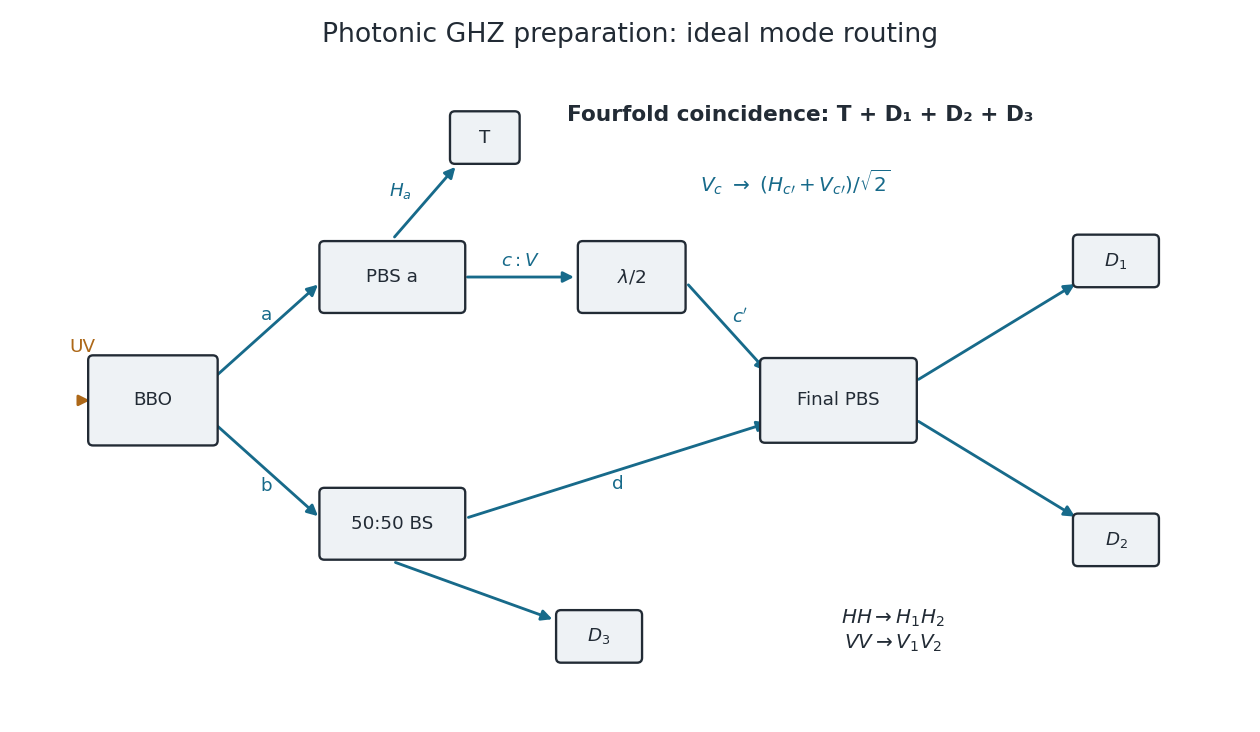

Write Python code to recreate this figure.
"""Original pedagogical mode diagram; write the PNG in the working directory."""
from pathlib import Path
import matplotlib
matplotlib.use('Agg')
import matplotlib.pyplot as plt
from matplotlib.patches import FancyArrowPatch, FancyBboxPatch

fig, ax = plt.subplots(figsize=(10.5, 6.1), dpi=120)
fig.patch.set_facecolor('white'); ax.set_facecolor('white')
ax.set(xlim=(-.7, 10.3), ylim=(-2.75, 3.05)); ax.axis('off')
blue='#176a8a'; gold='#ad6818'; ink='#222b35'
def box(x,y,text,w=1.25,h=.58):
    ax.add_patch(FancyBboxPatch((x-w/2,y-h/2),w,h,boxstyle='round,pad=.045',facecolor='#eef2f5',edgecolor=ink,lw=1.4,zorder=3))
    ax.text(x,y,text,ha='center',va='center',fontsize=11,color=ink,zorder=4)
def arrow(start,end,text='',offset=(0,.15),color=blue):
    ax.add_patch(FancyArrowPatch(start,end,arrowstyle='-|>',mutation_scale=13,lw=1.7,color=color,zorder=1))
    if text:ax.text((start[0]+end[0])/2+offset[0],(start[1]+end[1])/2+offset[1],text,ha='center',va='center',fontsize=11,color=color)
box(.3,0,'BBO',1.1,.75);box(2.5,1.15,'PBS a');box(2.5,-1.15,'50:50 BS');box(4.7,1.15,r'$\lambda/2$',.9);box(6.6,0,'Final PBS',1.35,.7)
arrow((-.4,0),(-.25,0),color=gold);ax.text(-.35,.45,'UV',ha='center',fontsize=11,color=gold)
arrow((.85,.2),(1.84,1.1),'a');arrow((.85,-.2),(1.84,-1.1),'b',offset=(0,-.15))
arrow((2.5,1.5),(3.1,2.2),r'$H_a$',offset=(-.23,.1));box(3.35,2.45,'T',.55,.4)
arrow((3.16,1.15),(4.2,1.15),r'$c:V$');arrow((5.2,1.1),(5.96,.25),r"$c'$",offset=(.12,.1))
arrow((3.17,-1.1),(5.98,-.2),'d',offset=(0,-.13));arrow((2.5,-1.5),(4.0,-2.05));box(4.4,-2.2,r'$D_3$',.7,.4)
arrow((7.31,.18),(8.8,1.1));box(9.15,1.3,r'$D_1$',.7,.4);arrow((7.31,-.18),(8.8,-1.1));box(9.15,-1.3,r'$D_2$',.7,.4)
ax.text(6.25,2.6,'Fourfold coincidence: T + D₁ + D₂ + D₃',ha='center',fontsize=13,fontweight='bold',color=ink)
ax.text(6.2,1.95,r'$V_c\ \to\ (H_{c\prime}+V_{c\prime})/\sqrt{2}$',ha='center',fontsize=12,color=blue)
ax.text(7.1,-2.15,r'$HH\to H_1H_2$'+'\n'+r'$VV\to V_1V_2$',ha='center',va='center',fontsize=12,color=ink)
fig.suptitle('Photonic GHZ preparation: ideal mode routing',fontsize=16,y=.97,color=ink)
fig.subplots_adjust(left=.035,right=.985,bottom=.05,top=.9)
fig.savefig(Path.cwd()/(Path(__file__).stem+'.png'),facecolor='white',metadata={'Software':'codex-wiki original figure'})
plt.close(fig)
